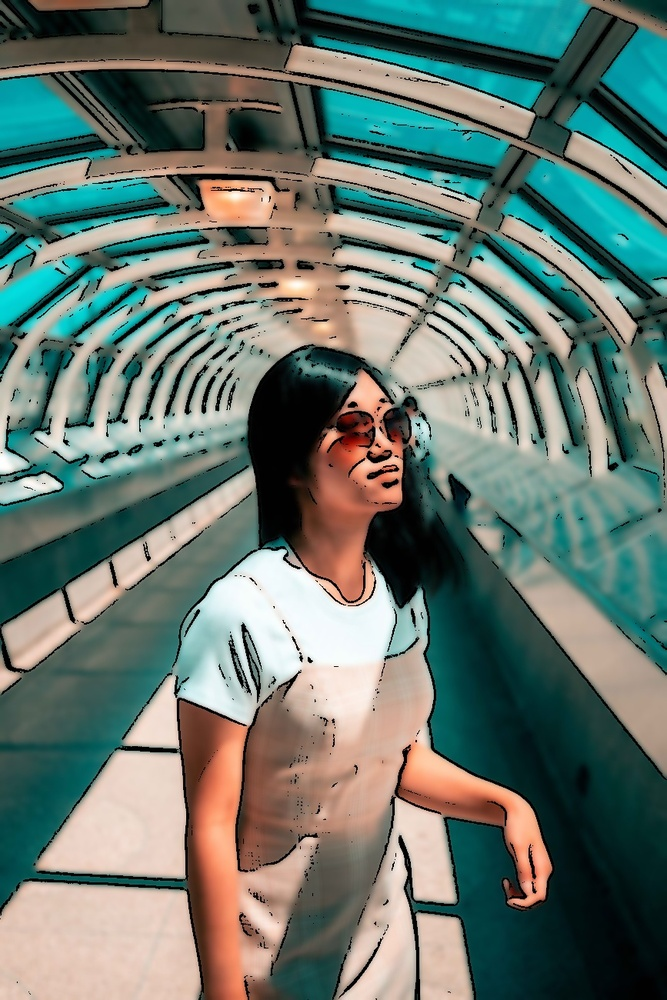
#> input picture job-orchestrator/tests/cartoonified.jpeg, 667 x 1000 px, shrunk from 867 x 1300 before the run
$ python -i sketch_art.py   (imports and definitions only)
#> lines starting #> are read from the running program, lines starting #| are printed output that depends on the picture
#> further down, picture is the input picture: shape (1000, 667, 3); mean B, G, R 111.1, 119.5, 103.7
import numpy as np
import cv2

class SketchArt:
  def __init__(self):
    pass

  def transform(self, image):
    grayed = cv2.cvtColor(image, cv2.COLOR_BGR2GRAY)
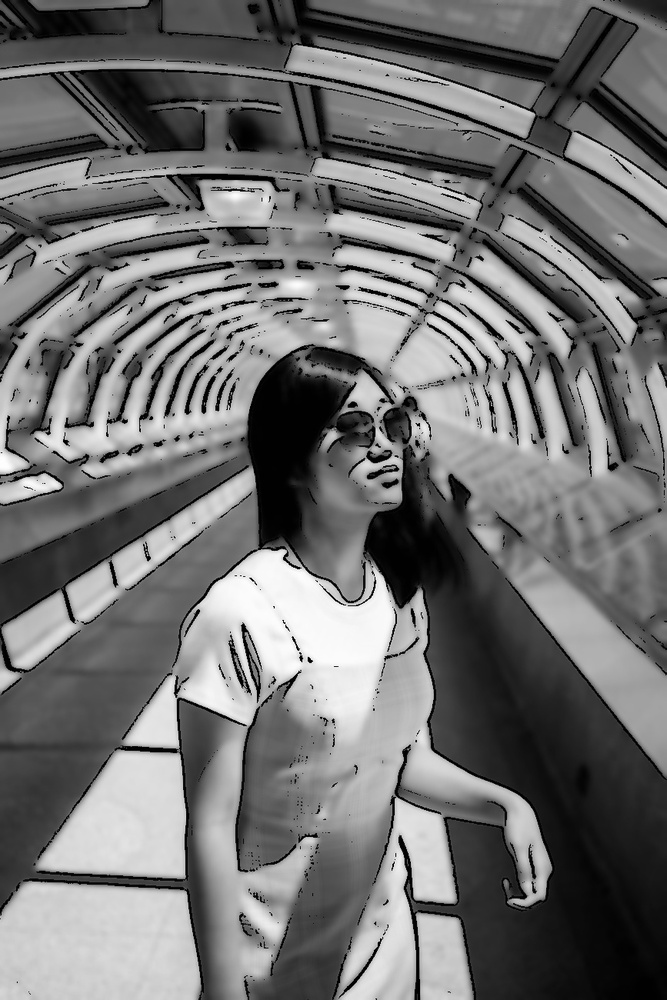
#> grayed: shape (1000, 667); min 0, max 255, mean 113.8
    inverted = cv2.bitwise_not(grayed)
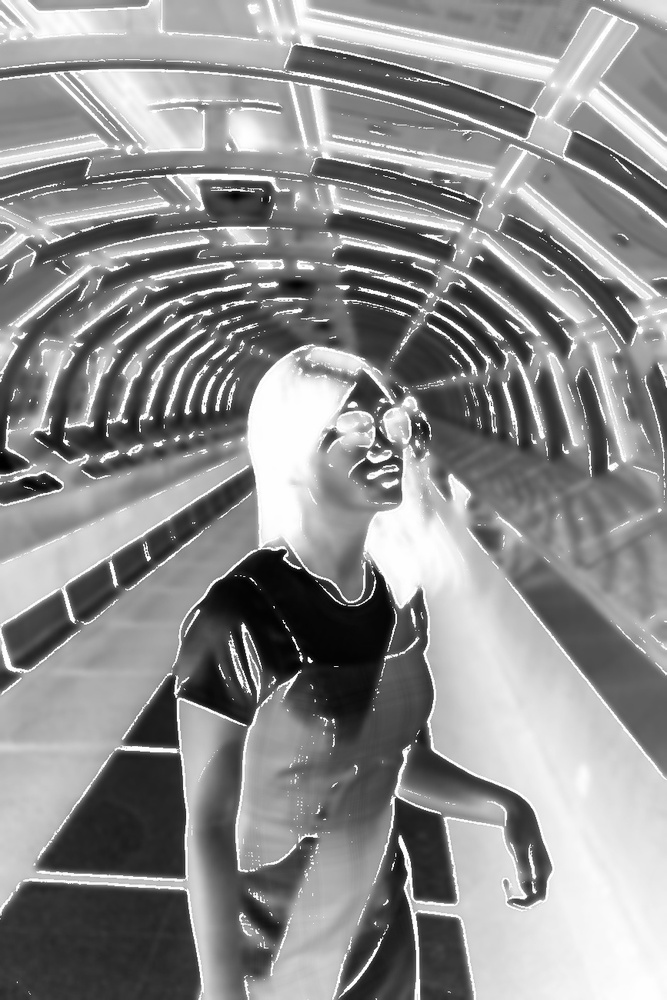
#> inverted: shape (1000, 667); min 0, max 255, mean 141.2
    blurred = cv2.GaussianBlur(inverted, (19, 19), sigmaX=0, sigmaY=0)
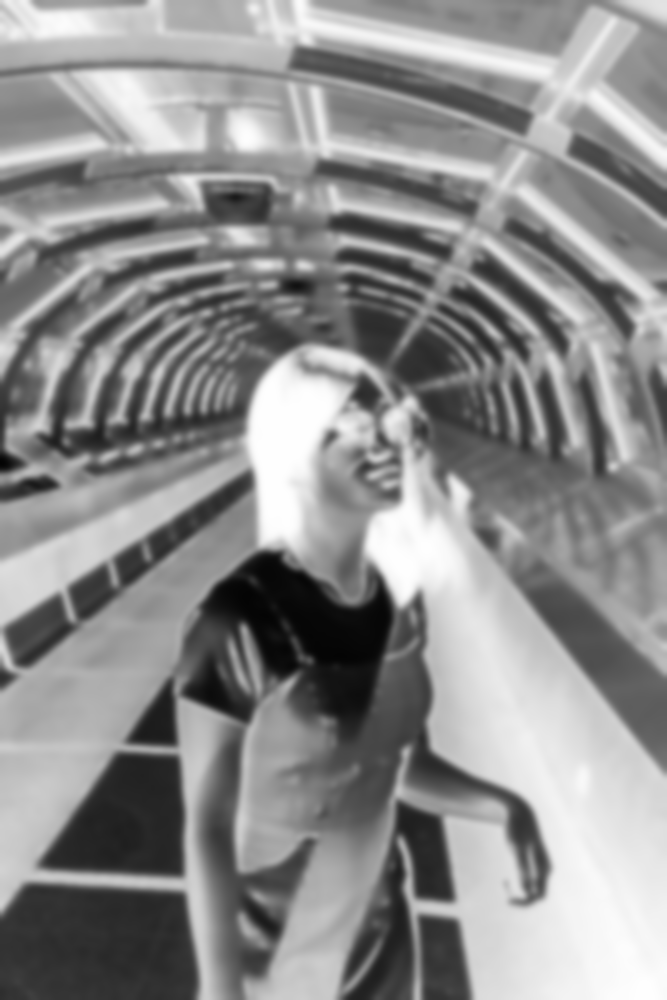
#> blurred: shape (1000, 667); min 3, max 254, mean 141.2

    sketch = self._blend(grayed, blurred)
    return sketch

  def _blend(self, x, y):
    return cv2.divide(x, 255 - y, scale=256)
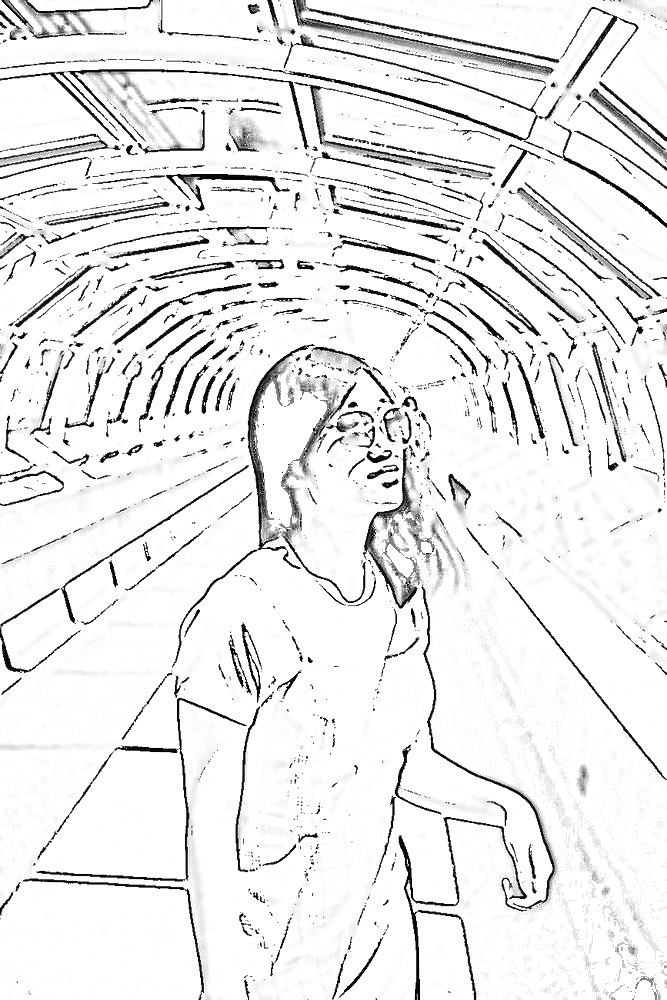
#> returned value: shape (1000, 667); min 0, max 255, mean 234.5

>>> import cv2
>>> picture = cv2.imread('../tests/cartoonified.jpeg')
>>> result = SketchArt().transform(picture)
